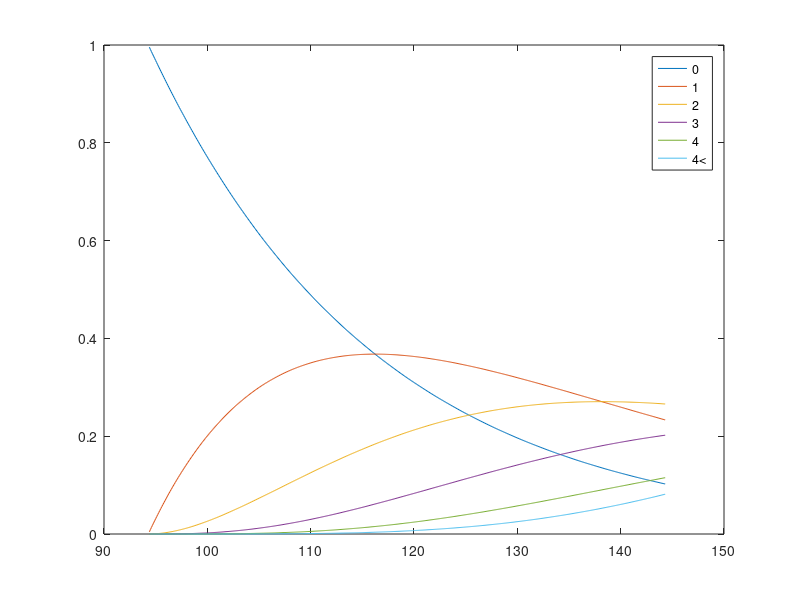
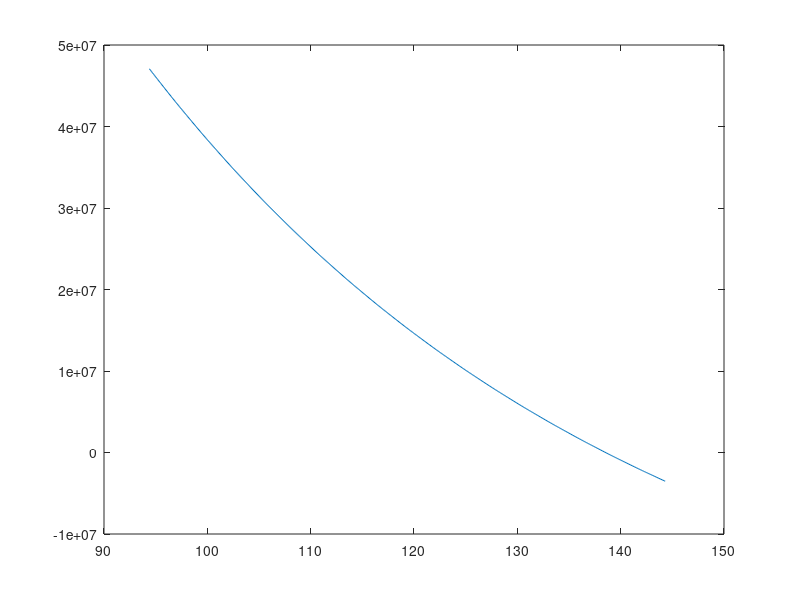

Recreate these plots in MATLAB, in order.
clear all
close all
clc

lastWin=94291820;
ticketPrice=130;
rPayout=0.45;
rFirstPrice=0.57;
Nsplit=0:20;

pWin=1/nchoosek(40,5);
N=linspace(0,1.5e6,500);

[x, lambda]=meshgrid(Nsplit,N*pWin);

p=poisspdf(x,lambda);
pMore=1-sum(p(:,1:5),2);

currentWin=(N*ticketPrice*rPayout*rFirstPrice+lastWin);

costAll=nchoosek(40,5)*ticketPrice;

addedWin=currentWin+costAll*rPayout*rFirstPrice;
smallerWin=(1-rFirstPrice)*rPayout*costAll;
weightedWin=sum(p./(x+1).*repmat(addedWin',1,size(x,2)),2);
totWin=weightedWin+smallerWin;
profit=totWin-costAll;
rprof=profit/costAll;

currentWin=currentWin*1e-6;
plot(currentWin,p(:,1),currentWin,p(:,2),currentWin,p(:,3),currentWin,p(:,4),currentWin,p(:,5),currentWin,pMore)
legend('0','1','2','3','4','4<')
%xlim([lastWin*1e-6 100])

figure
plot(currentWin, profit)